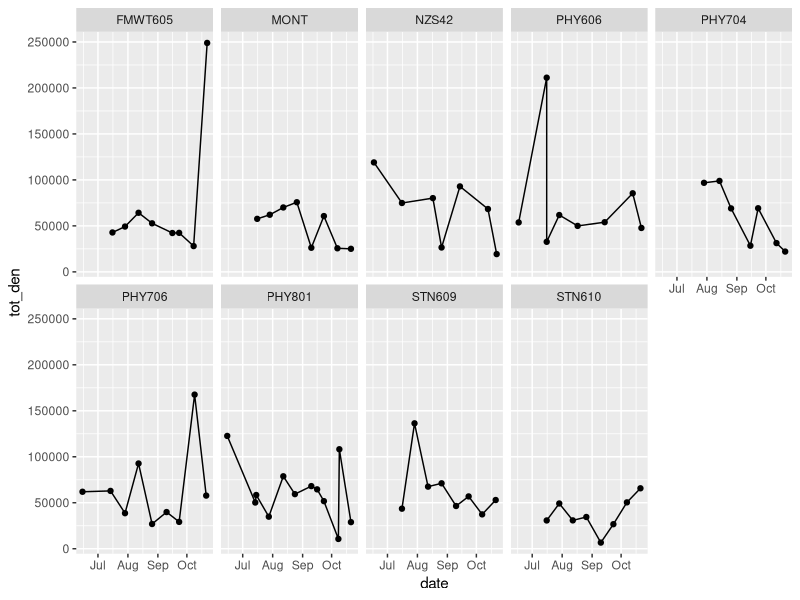
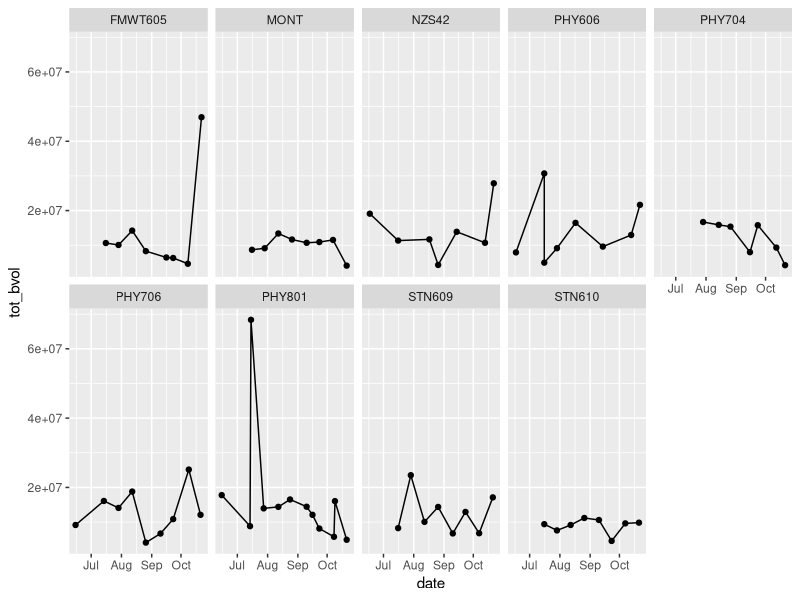
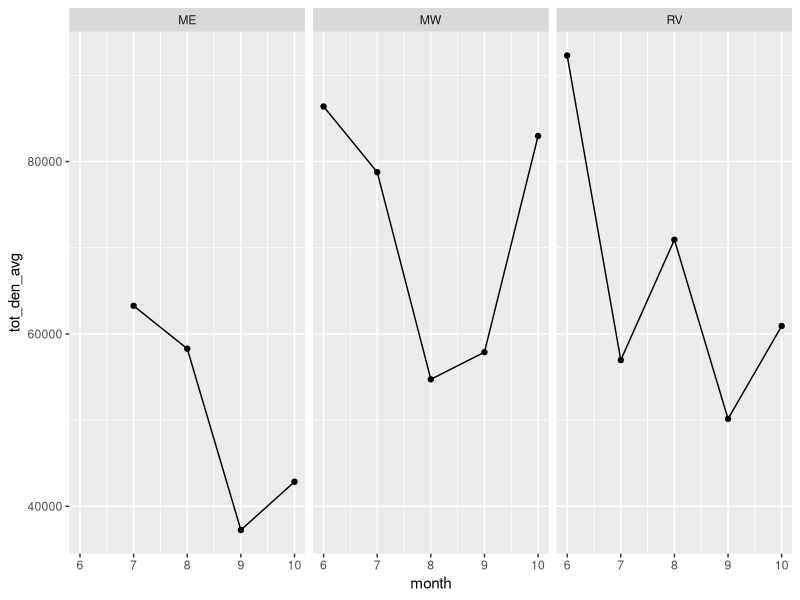
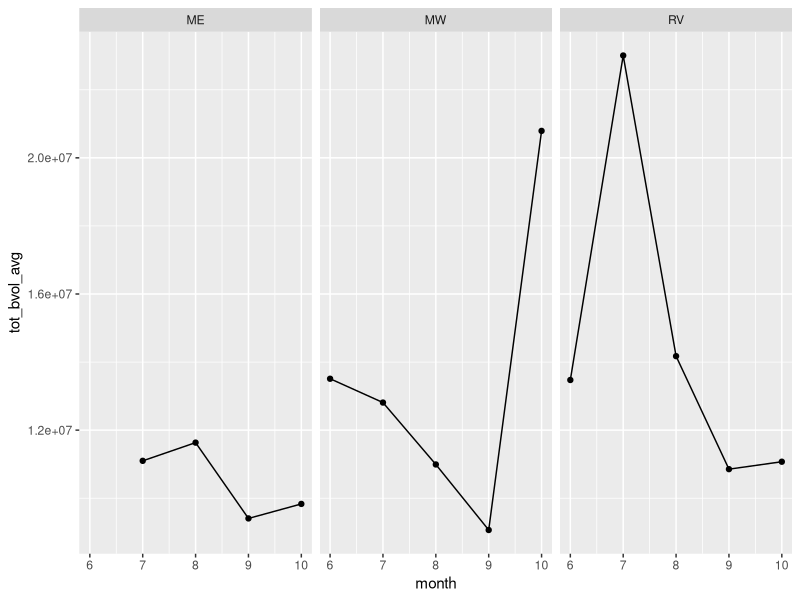

Write R code to recreate these figures, in order.
#SMSCG
#phytoplantkon
#data visualizations

#Note: refer to DSRS plotting code
#also compare DFW and EMP samples where possible

#total organisms per ml
#total biovolume per ml
#both responses by major taxonomic group (likely phylum)
#maybe nmds by region

#NOTE: don't forget to compare data with notes about some samples not looking not well preserved
#also note that EMP data starts in June but DFW data starts in July

#load packages
library(tidyverse)
library(ggplot2)
library(lubridate)

# 1. Read in the Data----------------------------------------------
# Dataset is on SharePoint site for the SMSCG action

# Define path on SharePoint site for data
sharepoint_path <- normalizePath(
  file.path(
    Sys.getenv("USERPROFILE"),
    "California Department of Water Resources/SMSCG - Summer Action - Data/Phytoplankton"
  )
)  

phyto_vis<-read_csv("SMSCG_phytoplankton_formatted_2020.csv")
#looks like column types are all correct, even date and time

#look at station names
sort(unique(phyto_vis$station))
#names are mostly, but not completely, unique
#fix this one because it's needed: "STN 610" vs "STN610"
#the rest will be filtered out: 
#"C3A" "C3A-Hood" "C3A-HOOD"
#"D16"  "D16-Twitchell"
#"E26" vs "EZ6" 

#remove spaces from all station names, which will remove the redundant versions of 610
phyto_vis$station2<-str_replace_all(phyto_vis$station, " ", "")

#EMP stations: Subset to just the four relevant to SMSCG
#Two different naming systems for stations: EMP (DFW)
#D22 (NZ064), D4 (NZ060), NZ032 (NZ032), NZS42 (NZS42)

#create data frame that groups names of stations that represent the same general location and adds the three broad regions
#RV = Sacramento River, ME = East Suisun Marsh, MW = West Suisun Marsh
station_key <- data.frame(
  station2 = c("STN706", "FMWT706", "NZ064", "D22","STN704","FMWT704","STN801", "FMWT802", "NZ060", "D4","STN609","MONT","STN610","FMWT605", "STN606","FMWT606","NZ032","NZS42"),
  station_comb = c(rep("PHY706", 4), rep("PHY704",2), rep("PHY801", 4),"STN609","MONT","STN610", "FMWT605", rep("PHY606",3),"NZS42"),
  region = c(rep("RV",10), rep("ME",3), rep("MW",5))
)
glimpse(station_key)

#join the sample data and the new station/region data
#by using inner_join, only the SMSCG relevant stations are kept
phyto_gates<- inner_join(phyto_vis,station_key) 

#add a column for month
phyto_gates$month<-month(phyto_gates$date)
#just extracts the month from the date
#could consider rounding date to nearest month too

#look at number of samples per station
s_samp_count<-phyto_gates %>% 
  distinct(station_comb, date) %>% 
  group_by(station_comb) %>% 
  summarize(count = n())  
#generally 7-8 as expected 

#look at number of samples per region
r_samp_count<-phyto_gates %>% 
  distinct(region, date) %>% 
  group_by(region) %>% 
  summarize(count = n())  
#twice as many samples in river as east marsh
#west marsh intermediate in sample number


#plot time series of density and biovolume by station-----------

#summarize density and biovolume data by sample (station x date combo)
#so sum all the taxon specific densities and biovolumes within a sample
s_phyto_sum<-phyto_gates %>% 
  group_by(region, station_comb, station2, date, month) %>% 
  summarize(
    tot_den = sum(organisms_per_ml)
    ,tot_bvol = sum(biovolume_per_ml)
  )


#plot total phytoplankton density by station 
(plot_st_tot_den <-ggplot(s_phyto_sum, aes(x=date, y=tot_den))+ #specified what to plot on the x and y axes
    geom_line() + 
    geom_point() + 
    facet_wrap(~station_comb, nrow=2)
  )

#plot total phytoplankton biovolume by station
(plot_st_tot_bvol <-ggplot(s_phyto_sum, aes(x=date, y=tot_bvol))+ 
    geom_line() + 
    geom_point() + 
    facet_wrap(~station_comb, nrow=2)
)

#plot time series of density and biovolume by region-----------

#so sum all the taxon specific densities and biovolumes within a sample
r_phyto_sum<-s_phyto_sum %>% 
  group_by(region, month) %>% 
  summarize(
    tot_den_avg = mean(tot_den)
    ,tot_bvol_avg = mean(tot_bvol)
  )

#plot mean total phytoplankton density by region
(plot_rg_tot_den <-ggplot(r_phyto_sum, aes(x=month, y=tot_den_avg))+ 
    geom_line() + 
    geom_point() + 
    facet_wrap(~region)
)

#plot mean total phytoplankton biovolume by region
(plot_rg_tot_bvol <-ggplot(r_phyto_sum, aes(x=month, y=tot_bvol_avg))+ 
    geom_line() + 
    geom_point() + 
    facet_wrap(~region)
)
